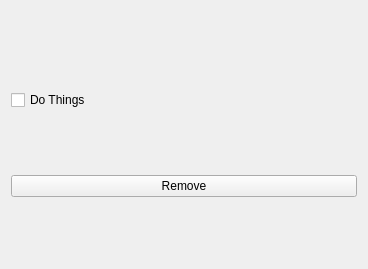
<?xml version="1.0" encoding="UTF-8"?>
<ui version="4.0">
 <class>item</class>
 <widget class="QWidget" name="item">
  <property name="geometry">
   <rect>
    <x>0</x>
    <y>0</y>
    <width>368</width>
    <height>269</height>
   </rect>
  </property>
  <property name="windowTitle">
   <string>Form</string>
  </property>
  <layout class="QHBoxLayout" name="horizontalLayout">
   <item>
    <layout class="QVBoxLayout" name="verticalLayout">
     <item>
      <spacer name="horizontalSpacer">
       <property name="orientation">
        <enum>Qt::Horizontal</enum>
       </property>
       <property name="sizeHint" stdset="0">
        <size>
         <width>40</width>
         <height>20</height>
        </size>
       </property>
      </spacer>
     </item>
     <item>
      <widget class="QCheckBox" name="checkbox">
       <property name="text">
        <string>Do Things</string>
       </property>
      </widget>
     </item>
     <item>
      <widget class="QPushButton" name="removeButton">
       <property name="text">
        <string>Remove</string>
       </property>
      </widget>
     </item>
    </layout>
   </item>
  </layout>
 </widget>
 <resources/>
 <connections/>
</ui>
